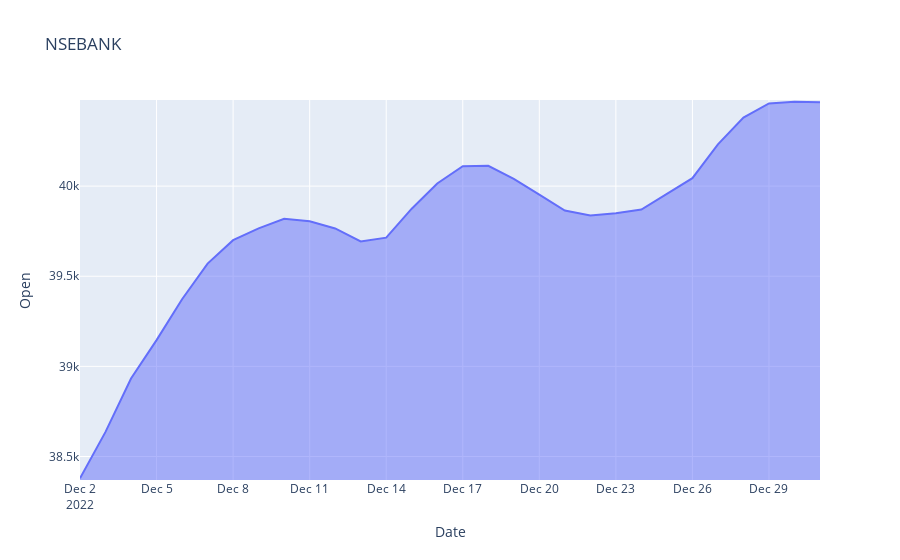

Notebook cell for this chart:
### Markdown cell above
# Result Visualization

### Code cell
results(df, 30, 1, Scale, 'NSEBANK')

### Figure 1 — Plotly figure (JSON) as saved in the notebook; plotly's stock layout.template omitted (floating-point values rounded to 4 significant figures)
{"data": [{"fillpattern": {"shape": ""}, "hovertemplate": "Date=%{x}<br>Open=%{y}<extra></extra>", "legendgroup": "", "line": {"color": "#636efa"}, "marker": {"symbol": "circle"}, "mode": "lines", "name": "", "orientation": "v", "showlegend": false, "stackgroup": "1", "type": "scatter", "x": ["2022-12-02T00:00:00", "2022-12-03T00:00:00", "2022-12-04T00:00:00", "2022-12-05T00:00:00", "2022-12-06T00:00:00", "2022-12-07T00:00:00", "2022-12-08T00:00:00", "2022-12-09T00:00:00", "2022-12-10T00:00:00", "2022-12-11T00:00:00", "2022-12-12T00:00:00", "2022-12-13T00:00:00", "2022-12-14T00:00:00", "2022-12-15T00:00:00", "2022-12-16T00:00:00", "2022-12-17T00:00:00", "2022-12-18T00:00:00", "2022-12-19T00:00:00", "2022-12-20T00:00:00", "2022-12-21T00:00:00", "2022-12-22T00:00:00", "2022-12-23T00:00:00", "2022-12-24T00:00:00", "2022-12-25T00:00:00", "2022-12-26T00:00:00", "2022-12-27T00:00:00", "2022-12-28T00:00:00", "2022-12-29T00:00:00", "2022-12-30T00:00:00", "2022-12-31T00:00:00"], "xaxis": "x", "y": [38380.0, 38640.0, 38930.0, 39150.0, 39370.0, 39570.0, 39700.0, 39770.0, 39820.0, 39800.0, 39760.0, 39690.0, 39710.0, 39870.0, 40010.0, 40110.0, 40110.0, 40040.0, 39950.0, 39860.0, 39840.0, 39850.0, 39870.0, 39960.0, 40040.0, 40230.0, 40380.0, 40460.0, 40470.0, 40470.0], "yaxis": "y"}], "layout": {"legend": {"tracegroupgap": 0}, "title": {"text": "NSEBANK"}, "xaxis": {"anchor": "y", "domain": [0, 1], "title": {"text": "Date"}}, "yaxis": {"anchor": "x", "domain": [0, 1], "range": [38370.0, 40480.0], "title": {"text": "Open"}}}}
